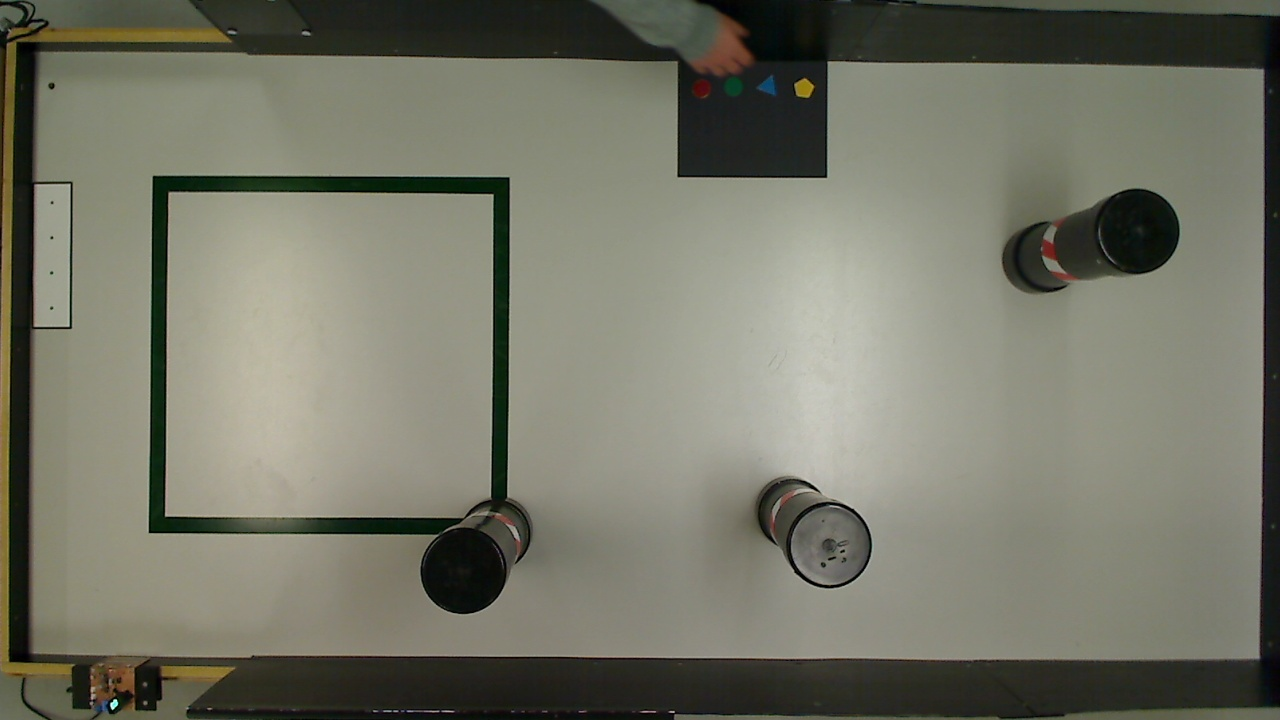
#> input picture Photos&Calibration/2mars_monde/snapshot_1280_720_0.jpg, 1280 x 720 px, found by its file name
$ python shape.py
#> lines starting #> are read from the running program, lines starting #| are printed output that depends on the picture; after the words box and inside, x2 and y2 are one past the last pixel; in counts of white or black regions, pixels touching at a corner belong together
import cv2
import numpy as np

big_img = cv2.imread("snapshot_1280_720_0.jpg", 1)
#> big_img is the input picture: shape (720, 1280, 3); mean B, G, R 103.4, 117.7, 117.1


# define green value range
imagem = cv2.bitwise_not(big_img )
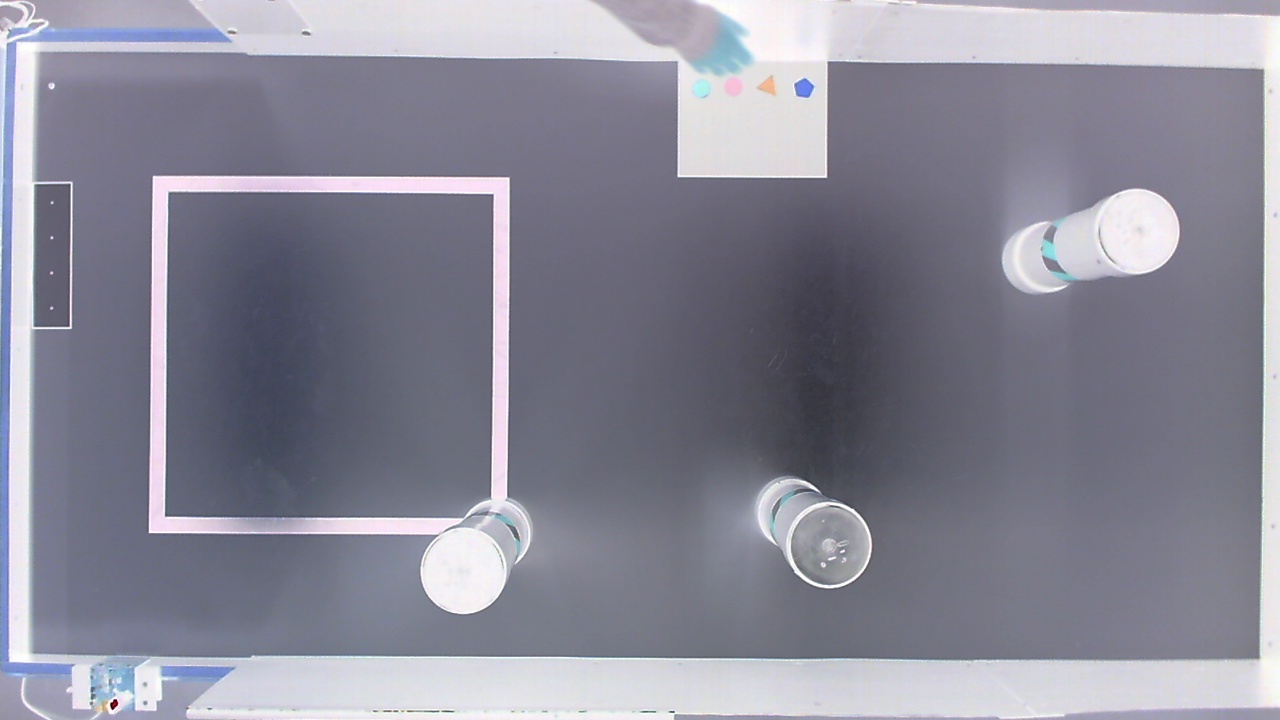
#> imagem: shape (720, 1280, 3); mean B, G, R 151.6, 137.3, 137.9
big_img_hsv = cv2.cvtColor(big_img, cv2.COLOR_BGR2HSV)
#> big_img_hsv: shape (720, 1280, 3); mean H, S, V 34.7, 42.8, 119.2
cv2.imshow("img",big_img_hsv)
#green
#mask = cv2.inRange(big_img_hsv , np.array([45, 45, 100]), np.array([80, 255, 255]))
#mask = cv2.inRange(big_img_hsv , np.array([53, 25, 45]), np.array([75, 255, 255]))
# black
mask = cv2.inRange(big_img_hsv , np.array([0, 0, 0]), np.array([180, 255, 90]))
#> mask: shape (720, 1280); 24% white; 62 white regions (47 under 20 px), largest, box (x1, y1, x2, y2) and area: (0, 0, 1280, 720) 175928, (149, 176, 533, 614) 28750, (1053, 189, 1180, 279) 8640
# white
#mask = cv2.inRange(imagem , np.array([0, 0, 0]), np.array([0, 0, 255]))
kernel = cv2.getStructuringElement(cv2.MORPH_RECT, ksize=(3, 3))
mask = cv2.morphologyEx(mask, cv2.MORPH_OPEN, kernel=kernel)
#> mask: shape (720, 1280); 23.8% white; 31 white regions (6 under 20 px), largest, box (x1, y1, x2, y2) and area: (0, 0, 1280, 720) 174173, (149, 176, 533, 614) 28643, (1053, 189, 1180, 279) 8636
mask = cv2.morphologyEx(mask, cv2.MORPH_CLOSE, kernel=kernel, iterations=3)
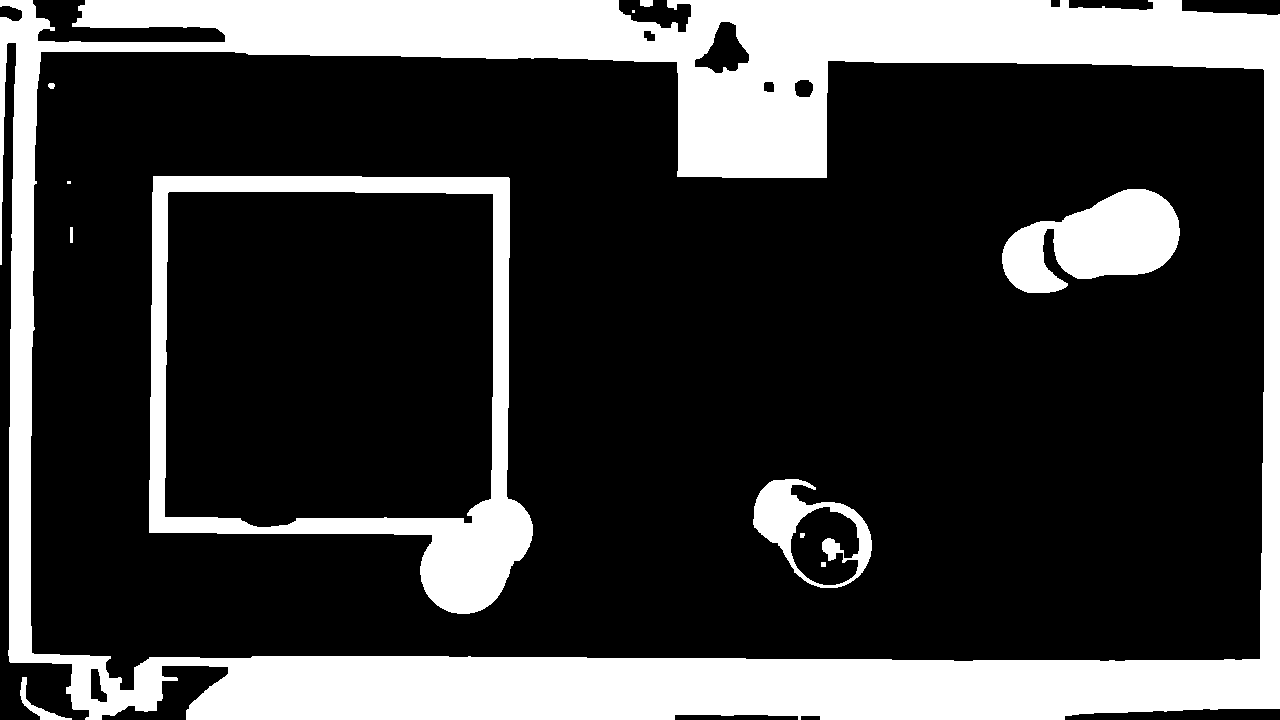
#> mask: shape (720, 1280); 24.2% white; 12 white regions (2 under 20 px)
contours, hierarchy = cv2.findContours(mask,cv2.RETR_TREE,cv2.CHAIN_APPROX_NONE)
#> contours = 20 contours, 4 with area under 20; largest, box (x1, y1, x2, y2) and area: (0, 0, 1280, 720) 896184, (30, 51, 1265, 691) 721195, (149, 176, 533, 614) 134460, (164, 191, 494, 528) 106747, (1002, 189, 1180, 293) 11310
contour_length = cv2.arcLength(contours[1], True)
#> contour_length = 8
polygon_points = cv2.approxPolyDP(contours[1], 0.02 * contour_length, True)
#> polygon_points = [[632, 10], [632, 12], [634, 12], [634, 10]]
x, y, w, h = cv2.boundingRect(polygon_points)
#> x = 632; y = 10; w = 3; h = 3
#ok=cv2.drawContours(mask, contours, -1, (0, 255, 0), 3)
color_img = cv2.cvtColor(mask, cv2.COLOR_GRAY2BGR)
#> color_img: shape (720, 1280, 3); 24.2% white; 12 white regions (2 under 20 px), largest, box (x1, y1, x2, y2) and area: (0, 0, 1280, 720) 177281, (149, 176, 533, 614) 29145, (1002, 189, 1180, 293) 11579
# draw contours onto image
color_img = cv2.drawContours(color_img, contours, -1, (0, 255, 0), 2)
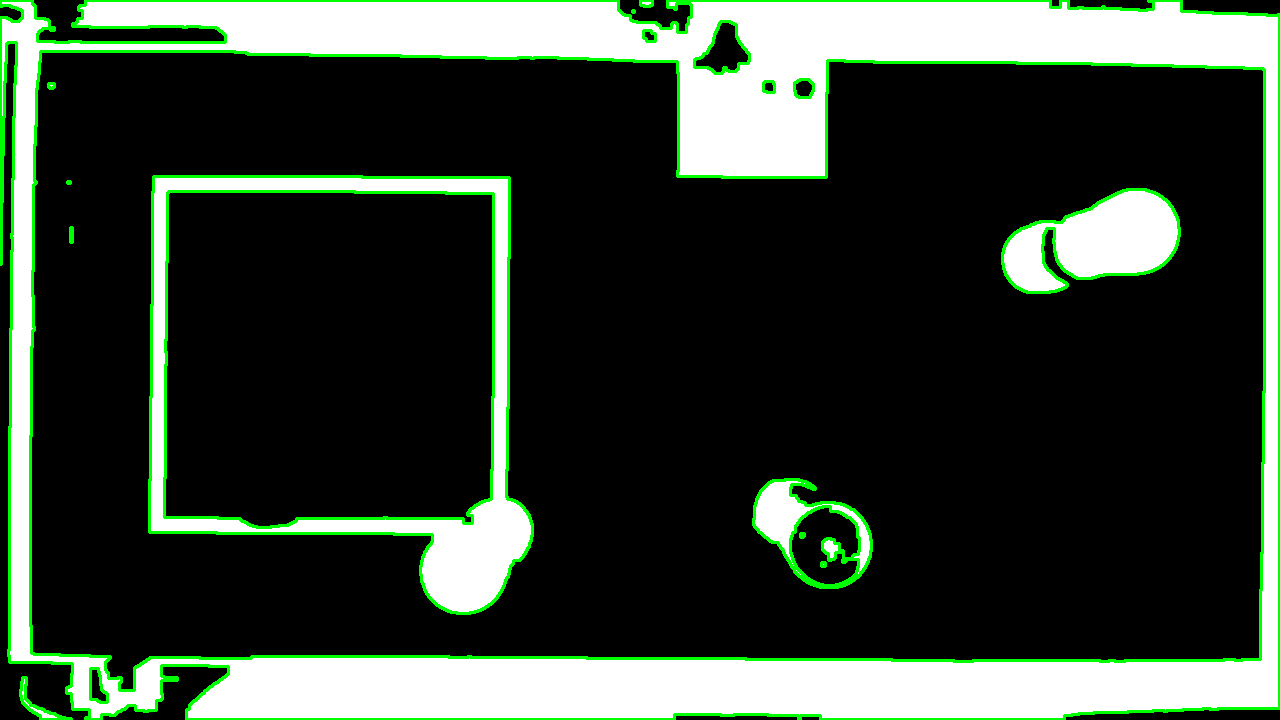
#> color_img: shape (720, 1280, 3); mean B, G, R 53.8, 65.1, 53.8
cv2.imshow("Contour", color_img)
# [4 lines of commented-out code are left out]


cv2.imshow("img2",imagem )
mask2 = cv2.inRange(imagem , np.array([0, 0, 0]), np.array([180, 255, 90]))
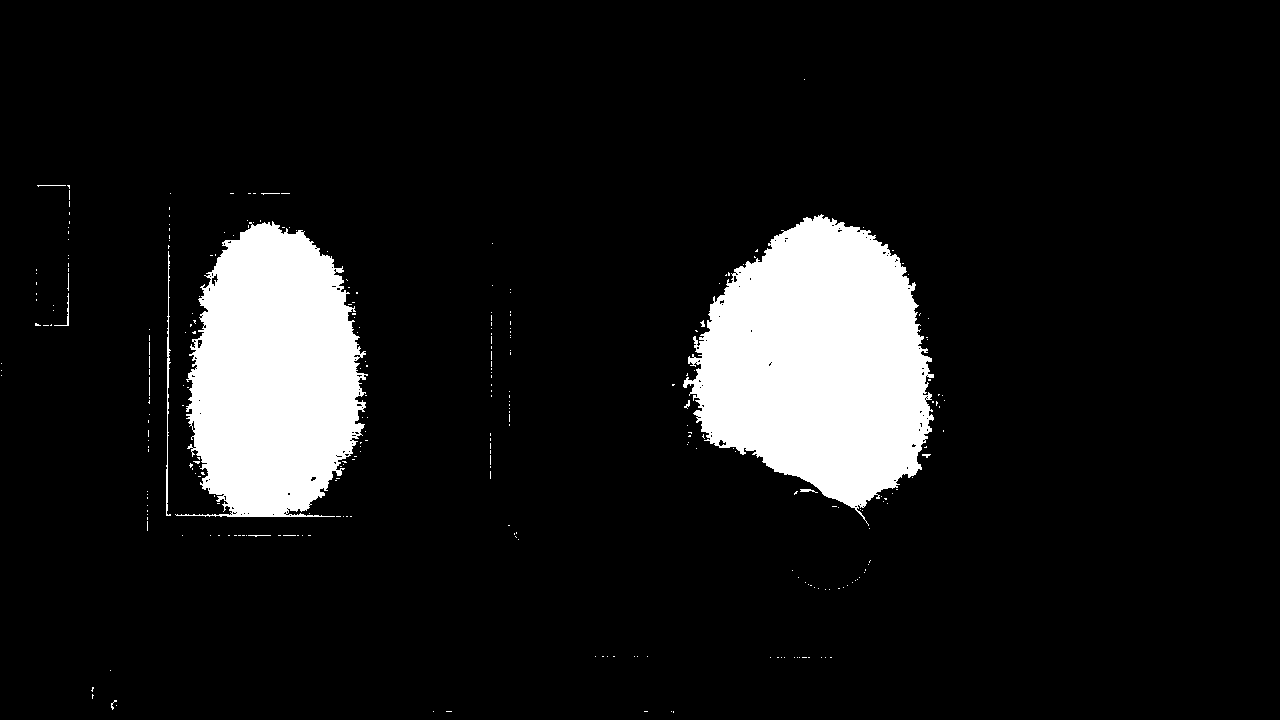
#> mask2: shape (720, 1280); 10% white; 295 white regions (283 under 20 px), largest, box (x1, y1, x2, y2) and area: (683, 214, 934, 526) 50333, (175, 221, 368, 517) 40255, (166, 251, 171, 516) 412
mask2 = cv2.morphologyEx(mask, cv2.MORPH_OPEN, kernel=kernel)
#> mask2: shape (720, 1280); 24.2% white; 14 white regions (2 under 20 px)
mask2 = cv2.morphologyEx(mask, cv2.MORPH_CLOSE, kernel=kernel, iterations=3)
contours2, hierarchy2 = cv2.findContours(mask2,cv2.RETR_TREE,cv2.CHAIN_APPROX_NONE)
#> contours2 has the same summary as contours
color_img2 = cv2.cvtColor(mask2, cv2.COLOR_GRAY2BGR)
# draw contours onto image
color_img2 = cv2.drawContours(color_img2, contours, -1, (0, 255, 0), 2)
cv2.imshow("Contour2", color_img)
cv2.waitKey()

$ run again, with Photos&Calibration/2mars_monde/snapshot_1280_720_1.jpg copied over Photos&Calibration/2mars_monde/snapshot_1280_720_0.jpg
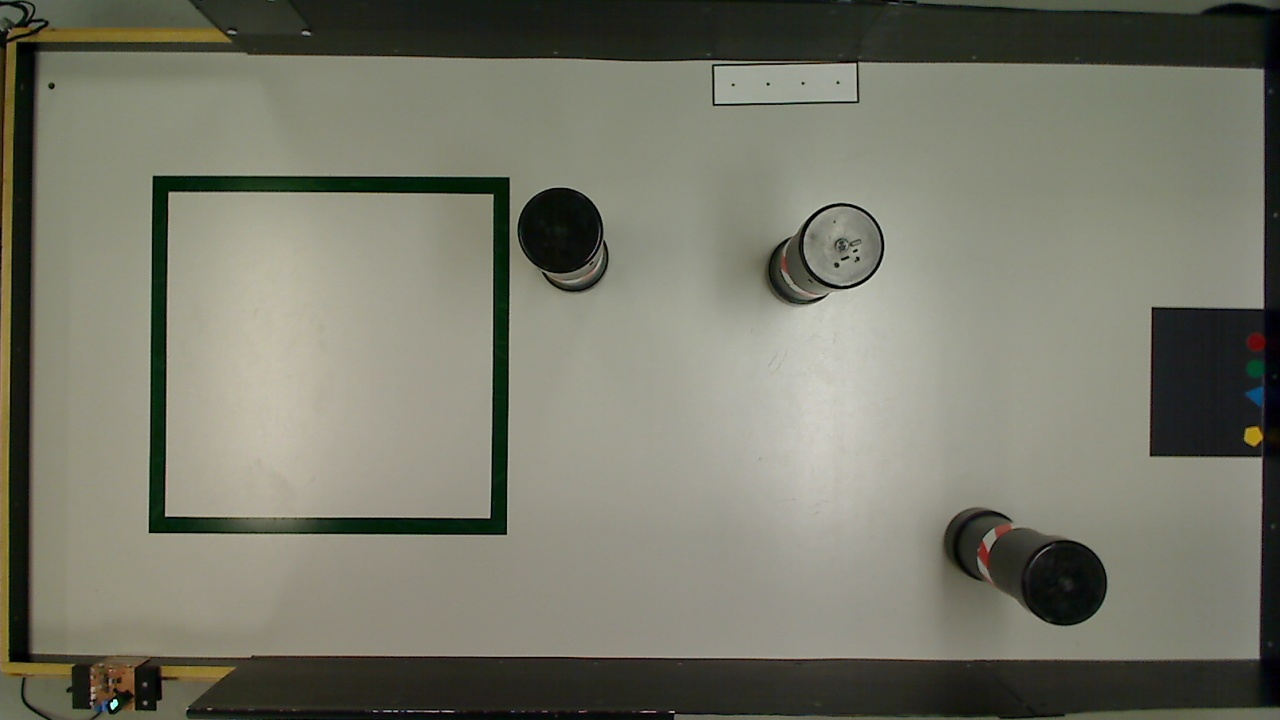
#> input picture Photos&Calibration/2mars_monde/snapshot_1280_720_1.jpg, 1280 x 720 px, found by its file name
#> big_img is the input picture: shape (720, 1280, 3); mean B, G, R 106.1, 120.1, 119.7
#> big_img_hsv: shape (720, 1280, 3); mean H, S, V 34.7, 43.4, 121.7
#> `mask = cv2.morphologyEx(mask, cv2.MORPH_CLOSE, kernel=kernel, iteratio..`:
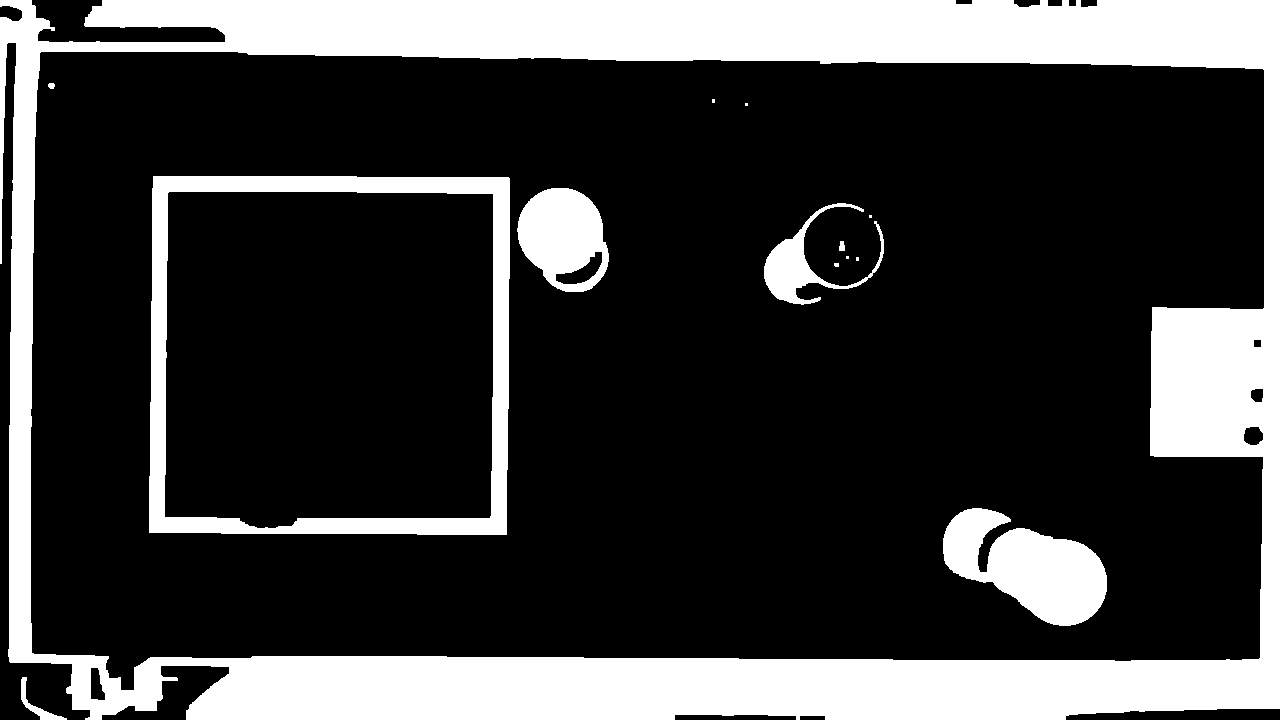
#> mask: shape (720, 1280); 24.3% white; 14 white regions (6 under 20 px)
#> contours = 21 contours, 6 with area under 20; largest, box (x1, y1, x2, y2) and area: (0, 0, 1280, 720) 898802, (30, 51, 1265, 691) 721972, (149, 176, 510, 535) 127282, (164, 191, 494, 529) 107117, (943, 508, 1107, 626) 10940
#> contour_length = 5165.5
#> polygon_points = [[0, 0], [85, 719], [1279, 708], [1279, 0]]
#> x = 0; w = 1280; h = 720
#> `mask2 = cv2.inRange(imagem , np.array([0, 0, 0]), np.array([180, 255, ..`:
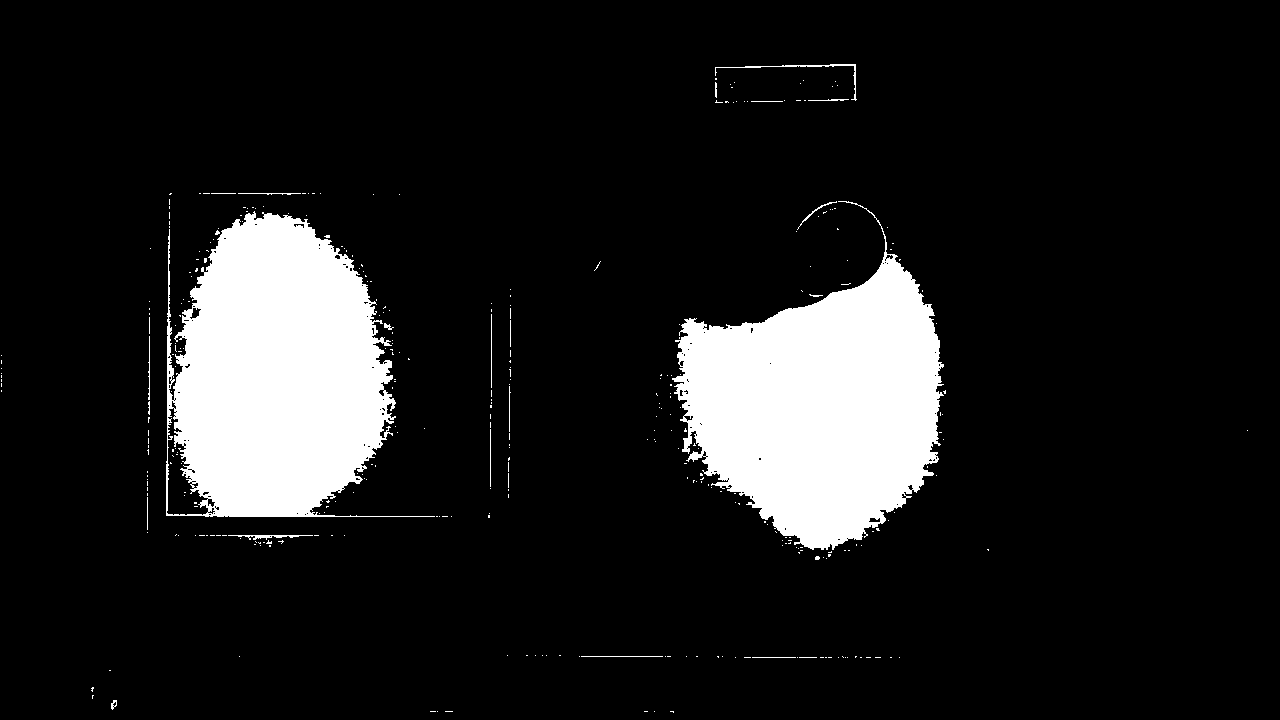
#> mask2: shape (720, 1280); 11.7% white; 353 white regions (331 under 20 px), largest, box (x1, y1, x2, y2) and area: (672, 201, 944, 550) 53034, (166, 211, 435, 517) 52409, (715, 64, 857, 101) 300
#> contours2 has the same summary as contours
